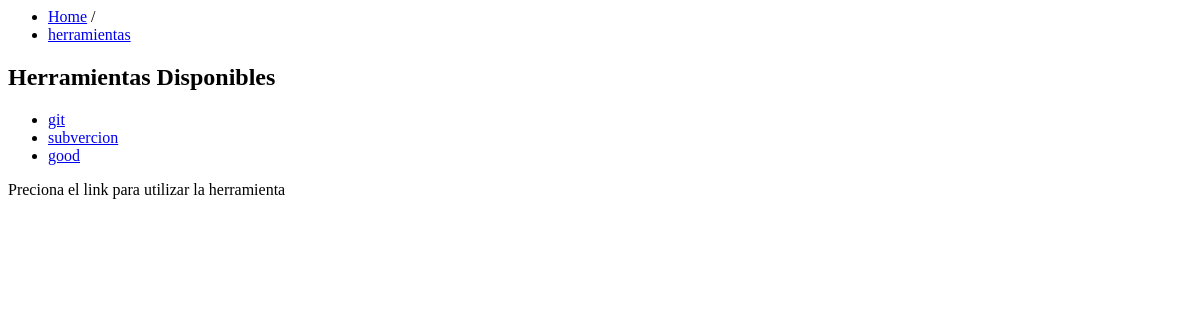
The page /listado/ (signed in) on the database as committed earlier.
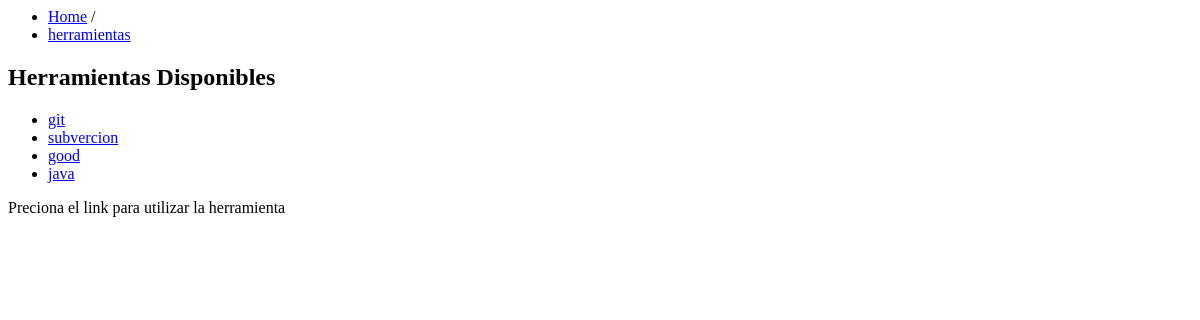
The same page on the database as committed later.
### tunasoft/apps/herramientas/models.py (models this page shows, shortened)
class herramienta(models.Model):
	nombre	= models.CharField(max_length=50)
	url		= models.URLField()
	status	= models.BooleanField(default=True)

### tunasoft/apps/herramientas/views.py (the view)
# urls.py: url(r'^listado/$','listado_view',name='vista_Listado'),
@login_required(login_url='/login/')
def listado_view(request):
	herramientas = herramienta.objects.filter(status=True)
	ctx = {'herramientas':herramientas}
	return render_to_response('herramientas/listado.html', ctx, context_instance=RequestContext(request))

### tunasoft/apps/home/context_processors.py (called while the page is built)
def login_form(request):
	return {
		'login_form' : LoginForm()
	}

### tunasoft/Templates/herramientas/listado.html
<div>
	<ul class="breadcrumb">
		<li>
			<a href="#">Home</a> <span class="divider">/</span>
		</li>
		<li>
			<a href="#">herramientas</a>
		</li>
	</ul>
</div>
	<h2>Herramientas Disponibles</h2>
	{% if herramientas %}
	<ul>
		{% for h in herramientas %}
			<li><a href="{{h.url}}">{{h.nombre}}</a></li>
		{% endfor %}
	</ul>
    <p>Preciona el link para utilizar la herramienta</p>
	{% else %}
		<h2>No hay Herramientas Activas</h2>
	{% endif %}

Rows that differ between the two databases and show on the page:
added herramienta: nombre "java"
